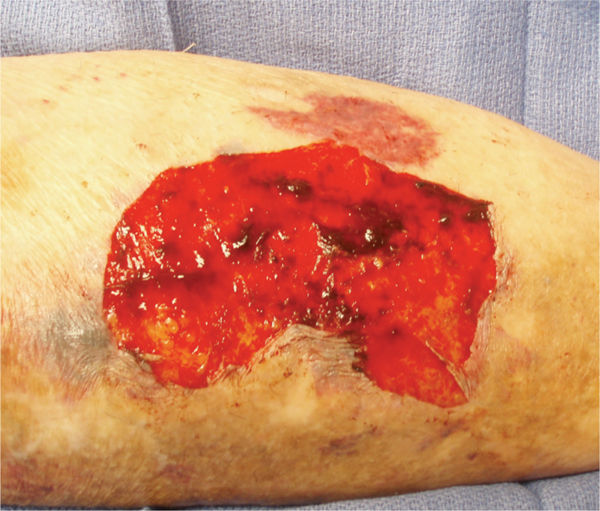
#> input picture src/OpenCV/umbralizacion/00053.jpg, 600 x 511 px
$ python Umbralizacion.py
#> lines starting #> are read from the running program, lines starting #| are printed output that depends on the picture; after the words box and inside, x2 and y2 are one past the last pixel; in counts of white or black regions, pixels touching at a corner belong together
import numpy as np
import cv2

original = cv2.imread('00053.jpg')
#> original is the input picture: shape (511, 600, 3); mean B, G, R 103.8, 140.6, 206.2

#Imagen Original
cv2.imshow('Orginals', original)


gray = cv2.imread('00053.jpg', cv2.IMREAD_GRAYSCALE)
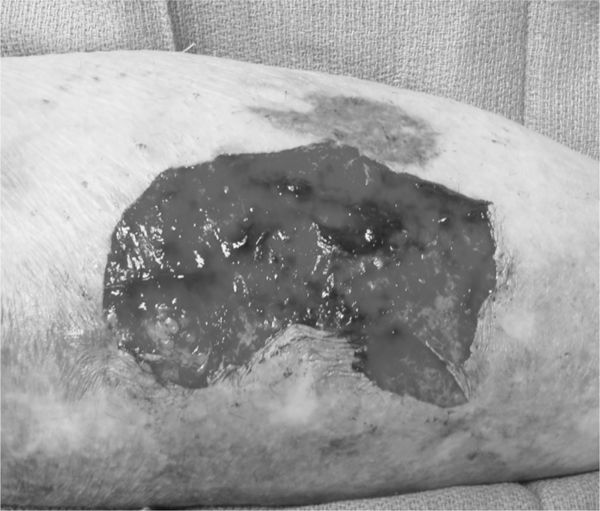
#> gray: shape (511, 600); min 12, max 255, mean 156


t, dst = cv2.threshold(gray, 170, 255, cv2.THRESH_BINARY)
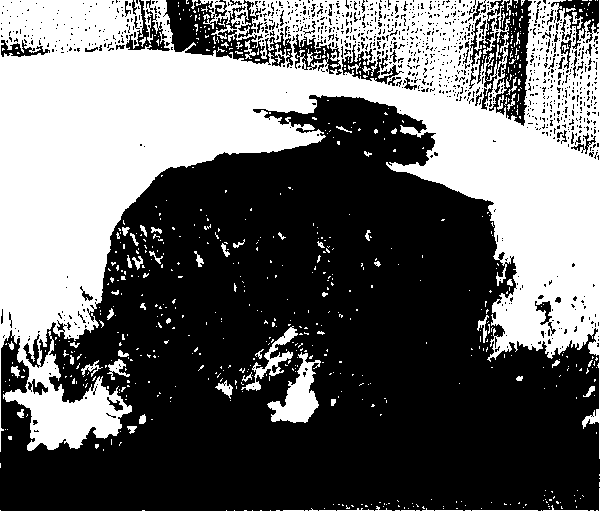
#> dst: shape (511, 600); 41.2% white; 686 white regions (615 under 20 px), largest, box (x1, y1, x2, y2) and area: (0, 0, 600, 459) 118603, (267, 352, 321, 423) 1677, (241, 326, 298, 391) 763

#Imagen en escala de grises
cv2.imshow('umbral', gray)

#umbralizacion basica
cv2.imshow('result', dst)

t, dst = cv2.threshold(gray, 0, 255, cv2.THRESH_BINARY | cv2.THRESH_TRIANGLE)
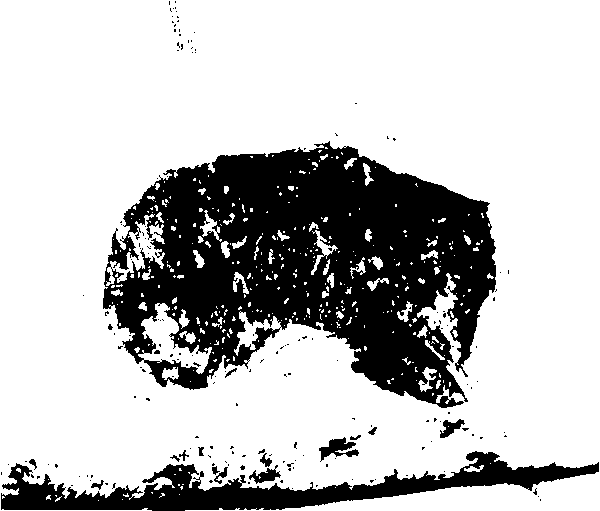
#> dst: shape (511, 600); 74.9% white; 178 black regions (160 under 20 px), largest, box (x1, y1, x2, y2) and area: (103, 141, 496, 408) 62204, (1, 451, 599, 511) 12496, (319, 437, 359, 462) 451
#> t = 111

#umbralizacion mejorada
cv2.imshow('new result', dst)

cv2.waitKey(0)
